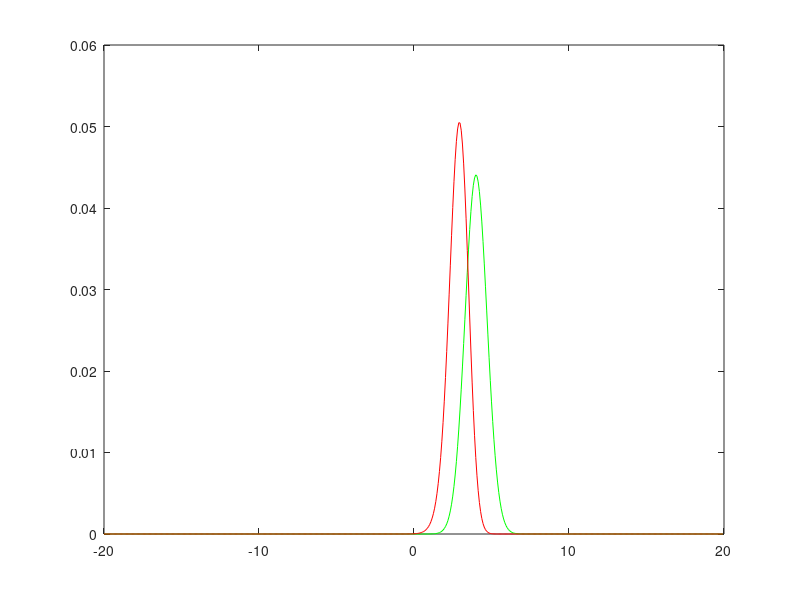

Source code (MATLAB):
%%%%%%%%%%%%%%%%%%%%%%%%%%%%%%%%%%%%%%%%%%%%%%%%%%%%%%%%%%%%%%%%%%%%%%%%%%%
%   Numerical simulation of the evolution of a wavepacket in a 1D harmonic
%   trap using fast fourier transport (fft) method
%   In matlab, there is a internal function fft(...) which can do the job
%   For more detials on fft, type "help fft" in matlab command window and
%   press enter button to check the matlab help file  
% Unit of energy: hbar*omega, where h_bar is the Planck constant and
%   omega is the frequency of the trap 99
%   Unit of length: l=sqrt(h_bar/(m*omega)), where sqrt(...) is the square
%  mo
%   root function and m is the mass of the particle
%   Unit of momentum: hbar/l
%    energy unit: hbar\omega,  Hamiltonian --> dimensionless
%%   time dimensionless: omega*t    i d/dt | >= dimension H |>
%    dimensionless time = 2pi. one classical period
%--------------------------------------------------------------------------
a = -20;                       % Left end point 
b = +20;                       % Right end point 
L = b-a;                        % Width of the space
N = 512;                       % No. of cells
X = a+L*(0:N-1)/N;       % Dimensionless coordinates
P = (2*pi/L)*[0:N/2-1,-N/2:-1];
A = 1; %amplitude paramneter
w = 0.5;
T= 0.269*pi;                         % Time duration of the evolution
M = 10^3;                     % Total No. of steps in the evolution
dt = T/M;                       % Time step
%%%%%%%%%%%%%%%%%%%%%%%%%%%%%%%%%%%%%%%%%%%%%%%%%%%%%%%%%%%%%%%%%%%%%%%%%%%
%   Define vectors to store split step propagators in position and
%   momentum space
%%%%%%%%%%%%%%%%%%%%%%%%%%%%%%%%%%%%%%%%%%%%%%%%%%%%%%%%%%%%%%%%%%%%%%%%%%%

UV = @(m) exp(-1i*(X.^2/2+ A*sin(X)*cos(m*w*dt))*dt/2);  

% One-step propagator in position space, only taking diagonal form
%UV = exp(-1i*(X.^2/2+0.1*X.^4)*dt/2);
UT = exp(-1i*(P.^2/2)*dt);       % One-setp propagator in momentum space
% note, hbar=1 in our dimensionless units
%%%%%%%%%%%%%%%%%%%%%%%%%%%%%%%%%%%%%%%%%%%%%%%%%%%%%%%%%%%%%%%%%%%%%%%%%%%
%   Define the initial state
%   As a typical example, we consider the initial state to be a Gaussian
%   wavepacket located at X0
X0=4.0;
sigma=1.0;  % sigma is the width of the initial wavepacket
%psiprep=exp(-(X(1:N-1)-X0).^2/0.5)  squeezed
psiprep=exp(-(X(1:N)-X0).^2/(2*sigma^2));  %Gaussian state
psi=psiprep/sqrt(sum(abs(psiprep).^2));%normalized state

plot (X(1:N),abs(psi(1:N)).^2, 'g');   % plotting initial state

hold on 
%plot (P(1:N),abs(phi(1:N)).^2) 
psi_0=psi;

for m = 1:M
    psi_1 = UV(m).*psi_0;
    phi_2 = fft(psi_1);   %wavefunction in momentum space
    phi_3 = UT.*phi_2;
    psi_3 = ifft(phi_3);
    psi_4 = UV(m).*psi_3;
    psi_0 = psi_4; %prepare a new cycle 
   
end
psi=psi_0; %final state updated 
%%%%%%%%%%%%%%%%%%%%%%%%%%%%%%%%%%%%%%%%%%%%%%%%%%%%%%%%%%%%%%%%%%%%%%%%%%%
plot (X(1:N),abs(psi(1:N)).^2,'r')  %plotting the final state profile


%Notes: When the initial width of the wave packet is sigma = 1, 
%then the shape of the wave packet will not change over time. This is known
%as the coherent state. it is the most "classical like" state